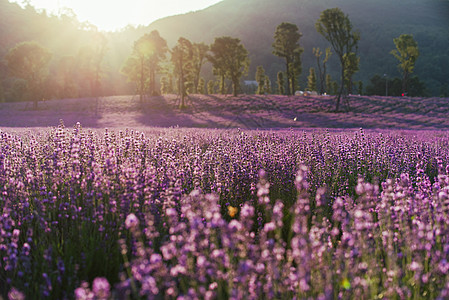
#> input picture test1/image/R-C.jpg, 449 x 300 px, found by its file name
$ python 04_05_draw_and_show.py
#> lines starting #> are read from the running program, lines starting #| are printed output that depends on the picture; after the words box and inside, x2 and y2 are one past the last pixel; in counts of white or black regions, pixels touching at a corner belong together
"""
实验一 · 题 4–5：正中画 10×10 黑框得到图片 C，窗口 pictureC 等待 Esc/q

题 4：在图片 B 正中间画 10×10 黑色矩形 → 图片 C
题 5：窗口名 pictureC 展示 C；按 Esc 或 q 退出

运行（PowerShell）：
  cd D:\Project\Vision\test1
  D:\SoftWare\anaconda\envs\opencv\python.exe lab1\04_05_draw_and_show.py
"""

import cv2


PATH_A = r"D:\Project\Vision\test1\image\R-C.jpg"
img_A = cv2.imread(PATH_A)
#> img_A is the input picture: shape (300, 449, 3); mean B, G, R 100.7, 97.9, 120.2


if img_A is None:
    print(f"无法读取图片，请确认文件存在且未损坏：{PATH_A}")
else:
    img_B = cv2.imread(PATH_A)
    print(img_B.shape)
#| (300, 449, 3)

print(f"使用图片：{PATH_A}")
img_B = cv2.resize(img_A, dsize=None, fx=0.5, fy=0.5)
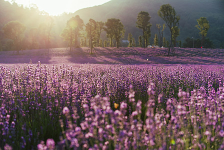
#> img_B: shape (150, 224, 3); mean B, G, R 100.8, 98.1, 120.4

# 题 4：正中间画 10×10 黑色矩形 → 图片 C
img_C = img_B.copy()
H, W = img_C.shape[:2] #shape返回长宽通道元组
#> H = 150; W = 224
#矩形顶点坐标
x1 = W // 2 - 5
#> x1 = 107
y1 = H // 2 - 5
#> y1 = 70
x2 = x1 + 10
#> x2 = 117
y2 = y1 + 10
#> y2 = 80
cv2.rectangle(img_C, (x1, y1), (x2, y2), color=(0, 0, 0), thickness=-1)
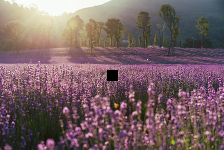
#> img_C: shape (150, 224, 3); 0.36% of pixels changed, all inside (x1, y1, x2, y2) = (107, 70, 118, 81)
print(f"图片 C 中心黑框：左上角=({x1},{y1})，右下角=({x2},{y2})")
#| 图片 C 中心黑框：左上角=(107,70)，右下角=(117,80)

# 题 5：窗口 pictureC，Esc 或 q 退出
print("正在显示 pictureC：按 Esc 或 q 关闭窗口…")
while True:
    cv2.imshow("pictureC", img_C)
    key = cv2.waitKey(1) & 0xFF
#> (key q is pressed here)
    if key == 27 or key == ord("q") or key == ord("Q"):
        print("检测到退出键，关闭窗口。")
        break

cv2.destroyAllWindows()
print("题 4–5 结束。")
